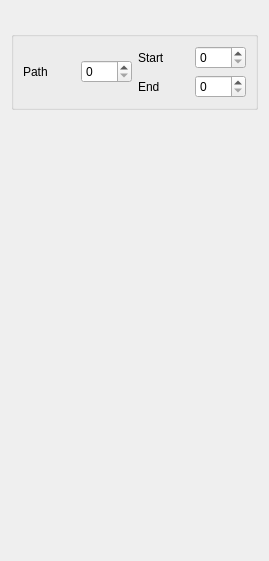
<?xml version="1.0" encoding="UTF-8"?>
<ui version="4.0">
 <class>Form</class>
 <widget class="QWidget" name="Form">
  <property name="geometry">
   <rect>
    <x>0</x>
    <y>0</y>
    <width>269</width>
    <height>561</height>
   </rect>
  </property>
  <property name="sizePolicy">
   <sizepolicy hsizetype="Preferred" vsizetype="Expanding">
    <horstretch>0</horstretch>
    <verstretch>0</verstretch>
   </sizepolicy>
  </property>
  <property name="windowTitle">
   <string>Form</string>
  </property>
  <layout class="QHBoxLayout" name="horizontalLayout_3">
   <item>
    <layout class="QVBoxLayout" name="verticalLayout">
     <item>
      <widget class="QLabel" name="status">
       <property name="sizePolicy">
        <sizepolicy hsizetype="Preferred" vsizetype="Minimum">
         <horstretch>0</horstretch>
         <verstretch>0</verstretch>
        </sizepolicy>
       </property>
       <property name="text">
        <string/>
       </property>
      </widget>
     </item>
     <item>
      <widget class="QGroupBox" name="groupBox">
       <property name="title">
        <string/>
       </property>
       <layout class="QHBoxLayout" name="horizontalLayout_2">
        <item>
         <layout class="QHBoxLayout" name="horizontalLayout">
          <item>
           <widget class="QLabel" name="label">
            <property name="text">
             <string>Path</string>
            </property>
           </widget>
          </item>
          <item>
           <widget class="QSpinBox" name="pathIdx"/>
          </item>
         </layout>
        </item>
        <item>
         <layout class="QGridLayout" name="gridLayout">
          <item row="0" column="0">
           <widget class="QLabel" name="label_3">
            <property name="text">
             <string>Start</string>
            </property>
           </widget>
          </item>
          <item row="0" column="1">
           <widget class="QSpinBox" name="startIdx"/>
          </item>
          <item row="1" column="0">
           <widget class="QLabel" name="label_2">
            <property name="text">
             <string>End</string>
            </property>
           </widget>
          </item>
          <item row="1" column="1">
           <widget class="QSpinBox" name="endIdx"/>
          </item>
         </layout>
        </item>
       </layout>
      </widget>
     </item>
     <item>
      <widget class="ImageView" name="map_view">
       <property name="sizePolicy">
        <sizepolicy hsizetype="Preferred" vsizetype="Preferred">
         <horstretch>0</horstretch>
         <verstretch>1</verstretch>
        </sizepolicy>
       </property>
       <property name="toolTip">
        <string>ImageView</string>
       </property>
       <property name="whatsThis">
        <string>Widget for displaying frames.</string>
       </property>
      </widget>
     </item>
    </layout>
   </item>
   <item>
    <widget class="vizkit::QVizkitMainWindow" name="view3d">
     <property name="sizePolicy">
      <sizepolicy hsizetype="Preferred" vsizetype="Maximum">
       <horstretch>0</horstretch>
       <verstretch>1</verstretch>
      </sizepolicy>
     </property>
    </widget>
   </item>
  </layout>
 </widget>
 <customwidgets>
  <customwidget>
   <class>ImageView</class>
   <extends>QWidget</extends>
   <header>image_view_widget/ImageView.h</header>
  </customwidget>
  <customwidget>
   <class>vizkit::QVizkitMainWindow</class>
   <extends>QMainWindow</extends>
   <header>QVizkitMainWindow.hpp</header>
  </customwidget>
 </customwidgets>
 <resources/>
 <connections/>
</ui>
